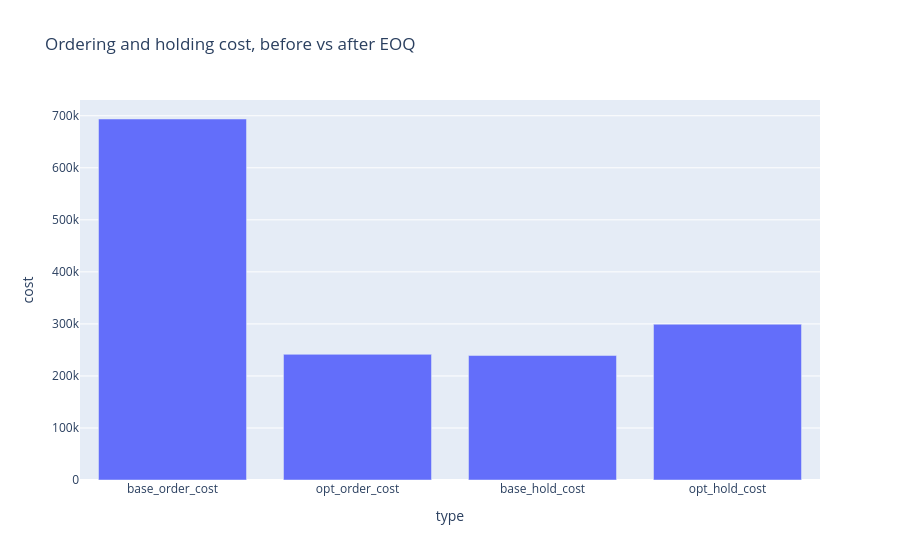

The code cell stored with this chart in its notebook:
### Code cell
inv_saving = 1 - eoq['opt_inv_cost'].sum()/eoq['base_inv_cost'].sum()
print('inventory cost per year  base:', round(eoq['base_inv_cost'].sum()), ' opt:', round(eoq['opt_inv_cost'].sum()))
print('inventory saving:', round(inv_saving*100,1), '%')

plot_df = eoq[['base_order_cost','opt_order_cost','base_hold_cost','opt_hold_cost']].sum().reset_index()
plot_df.columns = ['type','cost']
fig = px.bar(plot_df, x='type', y='cost', title='Ordering and holding cost, before vs after EOQ')
fig.show()

### Figure 1 — Plotly figure (JSON) as saved in the notebook; plotly's stock layout.template omitted (floating-point values rounded to 4 significant figures)
{"data": [{"hovertemplate": "type=%{x}<br>cost=%{y}<extra></extra>", "legendgroup": "", "marker": {"color": "#636efa", "pattern": {"shape": ""}}, "name": "", "orientation": "v", "showlegend": false, "textposition": "auto", "type": "bar", "x": ["base_order_cost", "opt_order_cost", "base_hold_cost", "opt_hold_cost"], "xaxis": "x", "y": [693800.0, 241500.0, 239200.0, 299400.0], "yaxis": "y"}], "layout": {"barmode": "relative", "legend": {"tracegroupgap": 0}, "title": {"text": "Ordering and holding cost, before vs after EOQ"}, "xaxis": {"anchor": "y", "domain": [0, 1], "title": {"text": "type"}}, "yaxis": {"anchor": "x", "domain": [0, 1], "title": {"text": "cost"}}}}
